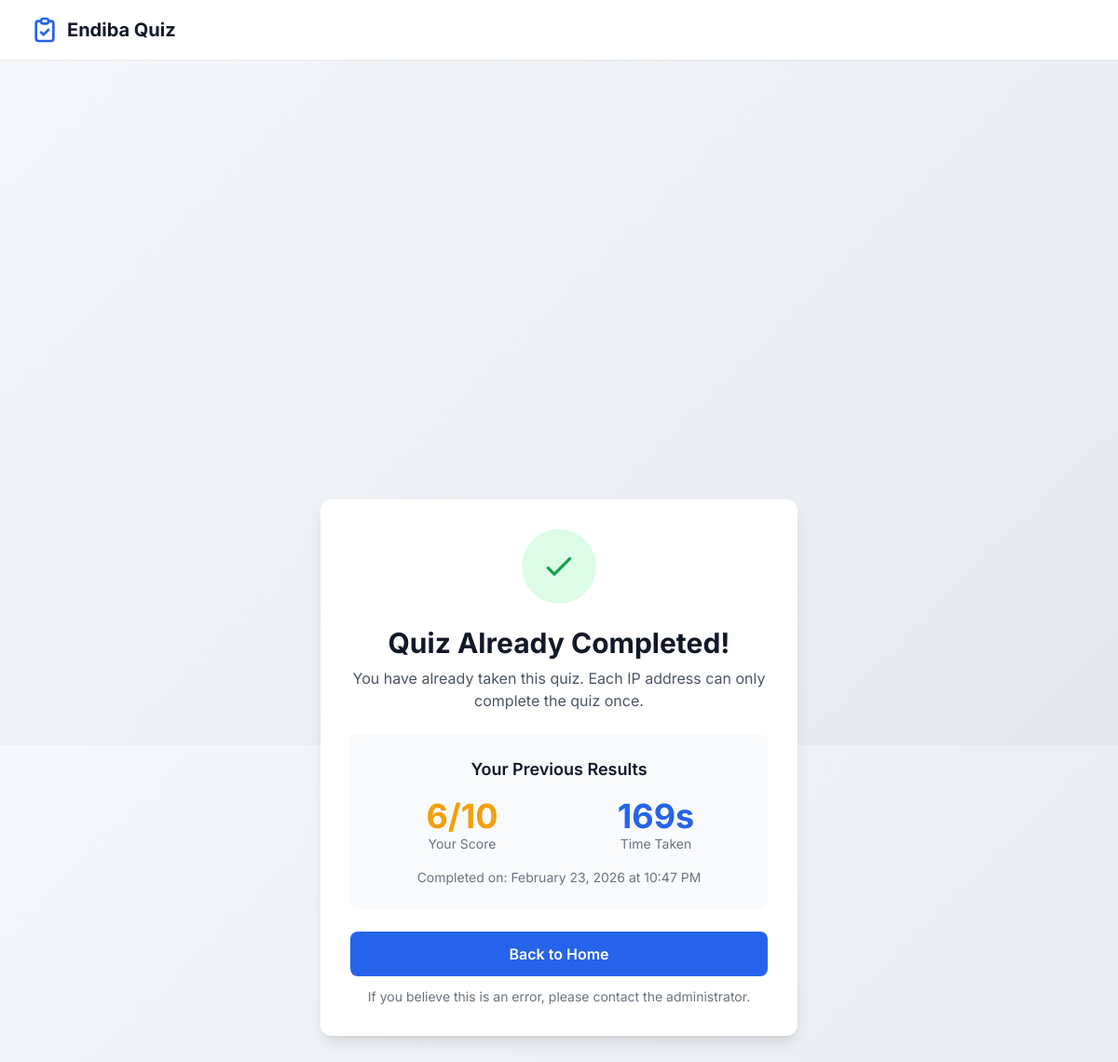
/already-completed, run on the app's committed database.
### models.py (models this page shows, shortened)
class Attempt(db.Model):
    id = db.Column(db.Integer, primary_key=True)
    ip_address = db.Column(db.String(45), nullable=False, index=True)
    score = db.Column(db.Integer, nullable=False)
    timestamp = db.Column(db.DateTime, default=datetime.utcnow, nullable=False)
    time_taken = db.Column(db.Integer, nullable=False)  # Time in seconds
    responses = db.relationship('Response', backref='attempt', lazy=True, cascade='all, delete-orphan')

### app.py (the view)
@app.route('/already-completed')
def already_completed():
    attempt = Attempt.query.filter_by(ip_address=get_client_ip()).first()
    return render_template('already_completed.html', attempt=attempt)

### app.py (called while the page is built)
def get_client_ip():
    if request.headers.get('X-Forwarded-For'):
        return request.headers.get('X-Forwarded-For').split(',')[0].strip()
    return request.remote_addr or '0.0.0.0'

### templates/already_completed.html (shortened to what this page needs)
{% extends "base.html" %}
{% block content %}
<div class="min-h-screen flex items-center justify-center py-12 px-4 sm:px-6 lg:px-8">
    <div class="max-w-lg w-full">
        <div class="bg-white rounded-xl shadow-lg p-8 text-center animate-fadeIn">
            <div class="w-20 h-20 bg-green-100 rounded-full flex items-center justify-center mx-auto mb-6">
                <svg class="w-10 h-10 text-green-600" fill="none" stroke="currentColor" viewBox="0 0 24 24">
                    <path stroke-linecap="round" stroke-linejoin="round" stroke-width="2" d="M5 13l4 4L19 7"/>
                </svg>
            </div>
            <h1 class="text-3xl font-bold text-gray-900 mb-2">Quiz Already Completed!</h1>
            <p class="text-gray-600 mb-6">You have already taken this quiz. Each IP address can only complete the quiz once.</p>
            {% if attempt %}
            <div class="bg-gray-50 rounded-lg p-6 mb-6">
                <h2 class="text-lg font-semibold text-gray-900 mb-4">Your Previous Results</h2>
                <div class="grid grid-cols-2 gap-4">
                    <div class="text-center">
                        <div class="text-4xl font-bold {% if attempt.score <= 3 %}score-red{% elif attempt.score <= 6 %}score-orange{% else %}score-green{% endif %}">
                            {{ attempt.score }}/10
                        </div>
                        <div class="text-sm text-gray-500">Your Score</div>
                    </div>
                    <div class="text-center">
                        <div class="text-4xl font-bold text-blue-600">{{ attempt.time_taken }}s</div>
                        <div class="text-sm text-gray-500">Time Taken</div>
                    </div>
                </div>
                <div class="mt-4 text-sm text-gray-500">
                    Completed on: {{ attempt.timestamp.strftime('%B %d, %Y at %I:%M %p') }}
                </div>
            </div>
            {% endif %}
            <div class="flex flex-col space-y-3">
                <a href="/" class="px-6 py-3 bg-blue-600 text-white font-semibold rounded-lg hover:bg-blue-700 transition">
                    Back to Home
                </a>
                <p class="text-sm text-gray-500">
                    If you believe this is an error, please contact the administrator.
                </p>
            </div>
        </div>
    </div>
</div>
{% endblock %}

### templates/base.html (style rules this page uses)
* { font-family: 'Inter', sans-serif; }
body { background: linear-gradient(135deg, #f5f7fa 0%, #e4e8ec 100%); min-height: 100vh; }
.score-orange { color: #F59E0B; }
.animate-fadeIn { animation: fadeIn 0.5s ease forwards; }

### data on the page
Attempt: score "6", time_taken "169", timestamp "February 23, 2026 at 10:47 PM"
